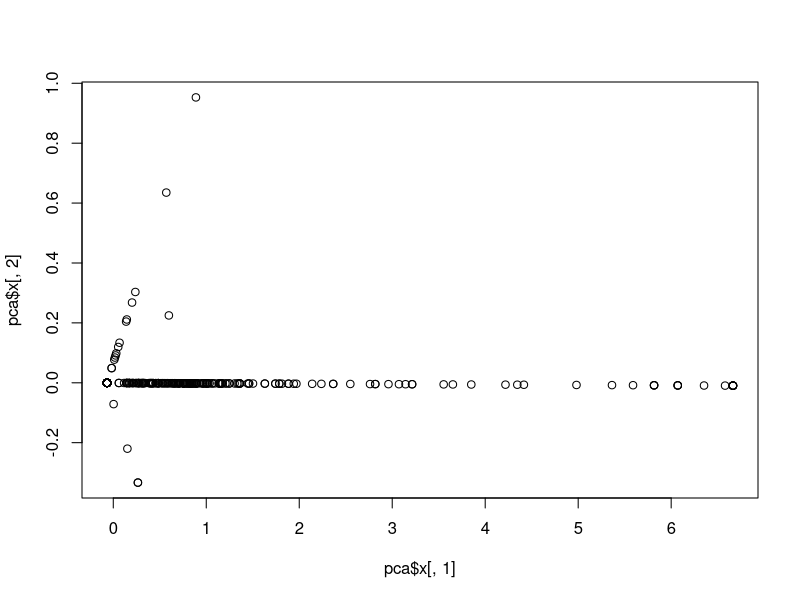
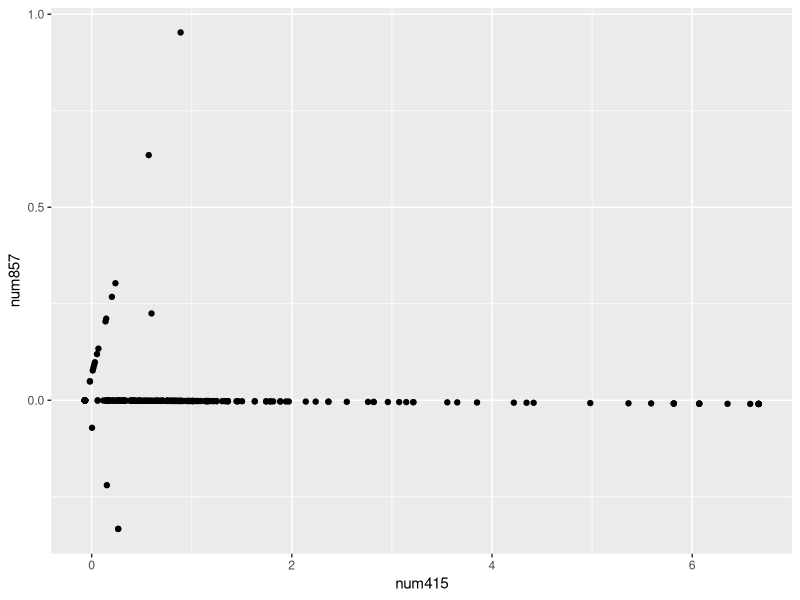

Source code (R) for these figures, in order:
library(caret)
library(kernlab)
library(ggplot2)
data(spam)
inTrain <- createDataPartition(y=spam$type, p = 0.75, list = FALSE)
train_data <- spam[inTrain,]
test_data <-spam[-inTrain,]

M <- abs(cor(train_data[,-58]))
diag(M) <- 0
which(M > 0.8, arr.ind = T)

smallSpam <- spam[,c(34,32)]
pca <- prcomp(smallSpam)
plot(pca$x[,1], pca$x[,2])
pca

qplot(x = pca$x[,1], y = pca$x[,2], xlab = "num415", 
      ylab = "num857")
